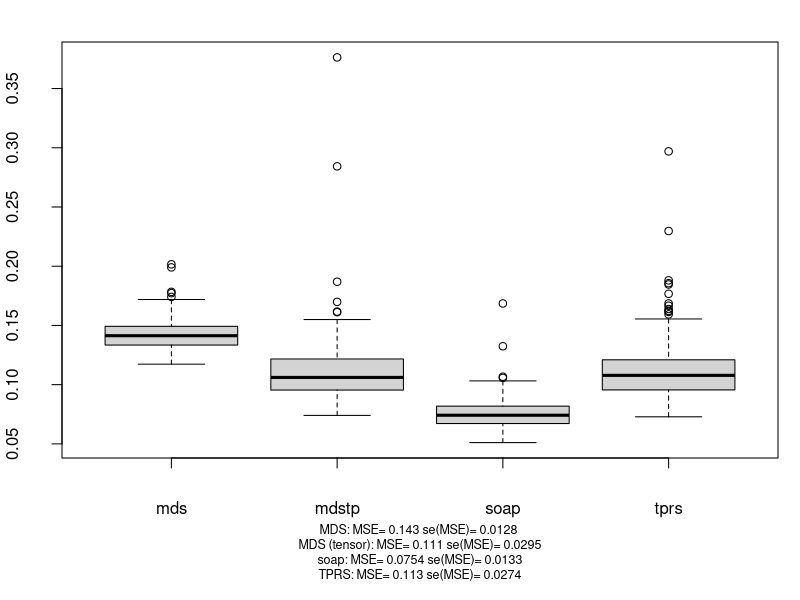

Recreate this plot in R.
# make some boxplots

#pdf(file="mses-boxplot.pdf",width=4,height=4)

# make the text look better for printout
par(cex.lab=0.75)

# b l t r
par(mar=c(7,3,2,1)+.1)
par(mgp=c(6,2,0))

# ordering is mds, mdstp, soap, tprs

mse<-read.csv("wt2-250-0.5.csv")
mse<-mse[,-1]

# find out what happened at 193, but remove for the moment for 0.05
#mse<-mse[-193,]

# find out what happened at 193, but remove for the moment for 0.05
mse<-mse[-99,]
mse<-mse[-c(61,184),]

mses<-c(signif(mean(mse[,1],na.rm=TRUE),3),
        signif(mean(mse[,2],na.rm=TRUE),3),
        signif(mean(mse[,3],na.rm=TRUE),3),
        signif(mean(mse[,4],na.rm=TRUE),3))

ses<-c(signif(sd(mse[,1],na.rm=TRUE),3),
       signif(sd(mse[,2],na.rm=TRUE),3),
       signif(sd(mse[,3],na.rm=TRUE),3),
       signif(sd(mse[,4],na.rm=TRUE),3))

xlab=paste("MDS: MSE=",mses[1],"se(MSE)=",ses[1],"\n",
           "MDS (tensor): MSE=",mses[2],"se(MSE)=",ses[2],"\n",
           "soap: MSE=",mses[3],"se(MSE)=",ses[3],"\n",
           "TPRS: MSE=",mses[4],"se(MSE)=",ses[4],"\n")

boxplot(mse,main="",xlab=xlab)

#dev.off()
